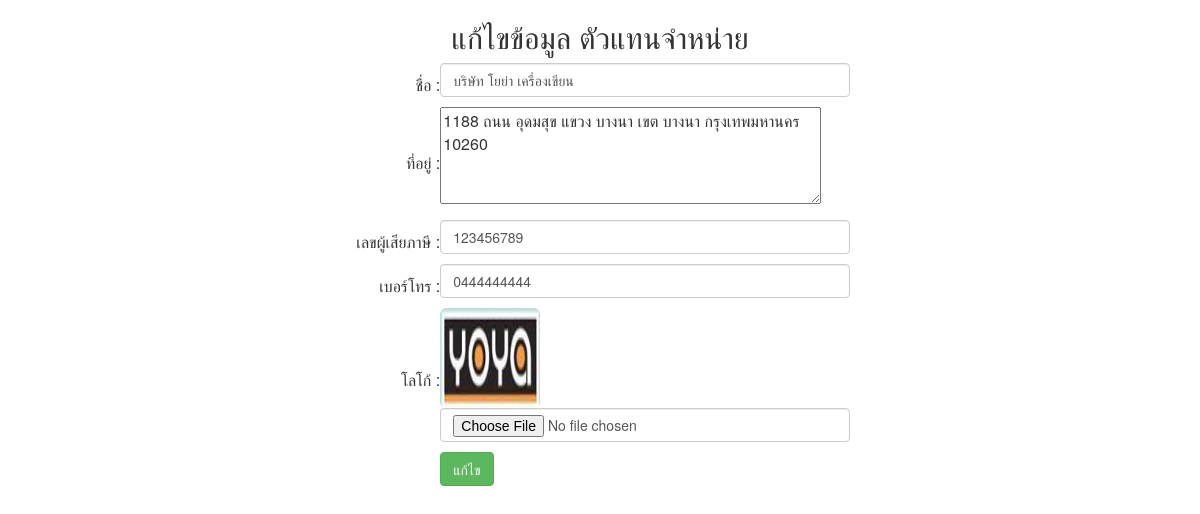
The page /source/popup_edit_supplier.php?s_id=1 on the database its author committed.
### tables this page shows
CREATE TABLE `supplier` (
  `s_id` int(2) NOT NULL auto_increment,
  `s_name` varchar(50) NOT NULL,
  `s_address` varchar(100) NOT NULL,
  `s_tel` varchar(10) NOT NULL,
  `tax` varchar(10) NOT NULL,
  `m_photo` varchar(100) NOT NULL,
  PRIMARY KEY  (`s_id`)
);

### source/popup_edit_supplier.php (the view, shortened to what this page needs)
<!doctype html>
<html>
<head>
<link href="./css/bootstrap.css" rel="stylesheet" type="text/css">
<link href="css/hover.css" rel="stylesheet" media="all">
</head>
<body>
<?
$sql = "select * from supplier where s_id = '".$_GET["s_id"]."'";
$result = mysql_query($sql) or die (mysql_error());
$rowshow = mysql_fetch_array($result);
?>
<center>
  <h2>แก้ไขข้อมูล ตัวแทนจำหน่าย</h2></center>
<form name="formmstock" method="post" action="" enctype="multipart/form-data" onSubmit="JavaScript:return fncSubmit();">
  <table width="500" border="0" align="center" cellpadding="3">
	  <tr>
	    <td align="right">ชื่อ : </td>
	    <td><p>
	      <input type="text" class="form-control" name="s_name" id="s_name" value="<?=$rowshow["s_name"]; ?>"/>
	    </p></td>
      </tr>
	  <tr>
	    <td align="right">ที่อยู่ : </td>
	    <td><p><textarea name="txt_add" cols="40" rows="4" id="txt_add" ><?=$rowshow["s_address"]; ?></textarea>
	    </p></td>
      </tr>
	  <tr>
	    <td align="right">เลขผู้เสียภาษี : </td>
	    <td><p>
            <input type="text" class="form-control" name="txt_ta" id="txt_ta" value="<?=$rowshow["tax"]; ?>" onKeyUp="if(isNaN(this.value)){ alert('กรุณากรอกตัวเลข'); this.value='';}">
          </p></tr>
	  <tr>
	    <td align="right">เบอร์โทร : </td>
	    <td><p><input type="text" class="form-control" name="txt_phon" id="txt_phon" value="<?=$rowshow["s_tel"]; ?>" onKeyUp="if(isNaN(this.value)){ alert('กรุณากรอกตัวเลข'); this.value='';}">
        </p></tr>
	  <tr>
	    <td align="right">โลโก้ :</td>
	    <td>
        <img class="img-rounded hvr-bounce-in" src="myfile/<? echo $rowshow['m_photo']; ?>" width="100px" height="100px" border="0"/><p/>
      <input type="file" class="form-control" name="filUpload" id="filUpload"></tr>
	  <tr>
	    <td align="right">&nbsp;</td>
	    <td><input name="btnSubmit" class="btn btn-success hvr-bounce-in"  type="submit" value="แก้ไข">
    </tr>
  </table>
</form>
</body>
</html>

### rows shown on the page
supplier: s_name "บริษัท โยย่า เครื่องเขียน", txt_add "1188 ถนน อุดมสุข แขวง บางนา เขต บางนา กรุงเทพมหานคร 10260", txt_ta "123456789", txt_phon "0444444444", m_photo (picture)
